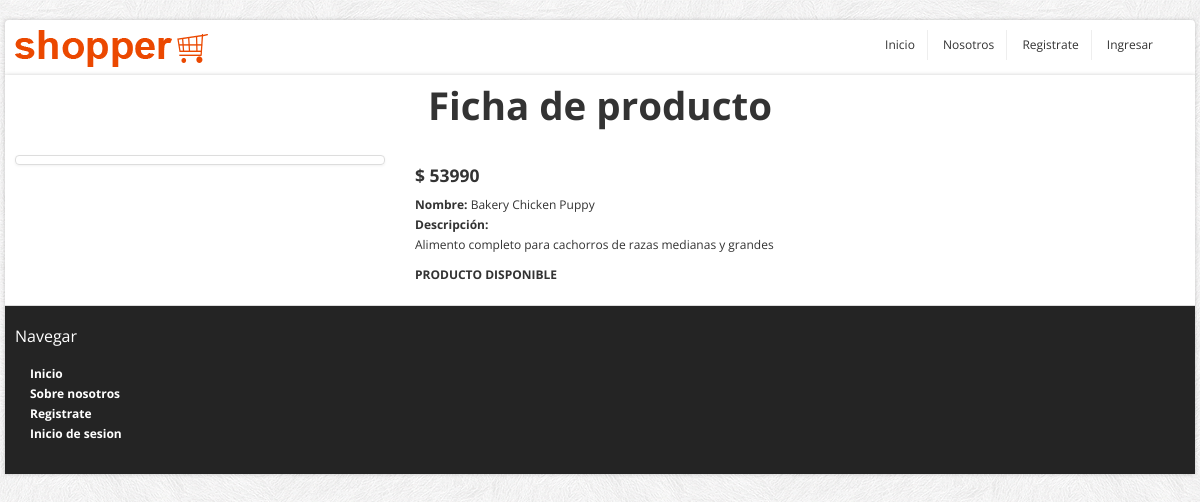
Screenshot of /producto_ficha_anon/1 with the database file from the repository.
### core/models.py (models this page shows, shortened)
class Producto(models.Model):
    idProducto = models.IntegerField(primary_key=True, verbose_name="Id Producto")
    nomProducto = models.CharField(max_length=80, blank=False, null=False, verbose_name="Nombre Producto")
    descripcion = models.CharField(max_length=300, null=True, blank=True, verbose_name="Descripción")
    precio = models.IntegerField(verbose_name="Precio")
    porcDesctoSubscriptor = models.IntegerField(blank=False, null=False, default=0,verbose_name="Porcentaje Descuento Suscriptor")
    porcDesctoOferta = models.IntegerField(blank=False, null=False, default=0,verbose_name="Porcentaje Descuento Oferta")
    imagen = models.ImageField(upload_to="images/", default="sinfoto.jpg", null=False, blank=False, verbose_name="Imagen Producto")
    cantidad= models.IntegerField(blank=False, null=False, default=0,verbose_name="Cantidad")
    categoria = models.ForeignKey(Categoria, on_delete=models.DO_NOTHING)

### core/views.py (the view)
# urls.py: path('producto_ficha_anon/<id>', producto_ficha, name="producto_ficha"),
def producto_ficha(request, id):
    producto = Producto.objects.get(idProducto=id)
    data = {"producto":  producto}
    return render(request, "core/ficha_producto_anon.html", data)

### core/templates/core/ficha_producto_anon.html (shortened to what this page needs)
{% load static %}
<!DOCTYPE html>
<html lang="en">
	<head>
		<link href="../../static/core/css/bootstrap/css/bootstrap.min.css" rel="stylesheet">
		<link href="../../static/core/css/bootstrap/css/bootstrap-responsive.min.css" rel="stylesheet">
		<link href="../../static/core/css/themes/css/bootstrappage.css" rel="stylesheet"/>
		<link href="../../static/core/css/themes/css/flexslider.css" rel="stylesheet"/>
		<link href="../../static/core/css/themes/css/main.css" rel="stylesheet"/>
	</head>
    <body>
		<div id="top-bar" class="container">
			<div class="row container-fluid">
					<ul class="user-menu">
						<div class="pull-left">
							<a href="index.html" class="logo pull-left"><img src="../../static/core/css/themes/images/logo.png" class="site_logo" alt=""></a>
						</div>
						<div class="pull-right">
							<li><a href="{% url 'home' %}">Inicio</a></li>
							<li><a href="{% url 'sobre_nosotros' %}">Nosotros</a></li>
							{% if user.is_authenticated %}
							<li><a href="{% url 'mis_datos' user.id %}">Mis Compras</a></li>
							<li><a href="{% url 'cerrar_sesion' %}">Cerrar Sesión</a></li>
							<li>{{ user.first_name}}</li>
							{% else %}
							<li><a href="{% url 'registrar_usuario' %}">Registrate</a></li>
							<li><a href="{% url 'iniciar_sesion' %}">Ingresar</a></li>
							{% endif %}
						</div>
					</ul>
			</div>
		</div>
		<div id="wrapper" class="container">
			<center><h1>Ficha de producto</h1></center>
			<br>
			<section class="main-content">
				<div class="row">
					<div class="span9">
						<div class="row">
							<div class="span4">
								<a class="thumbnail" data-fancybox-group="group1" title="Description 1"><img alt="" src="/media/{{ producto.imagen }}"></a>
							</div>
							<div class="span5">
								<address>
									<h4><strong>$ {{ producto.precio}}</strong></h4>
									<strong>Nombre:</strong> <span>{{ producto.nomProducto}}</span><br>
									<strong>Descripción:</strong><br>
									<p>{{ producto.descripcion}}</p>
									<strong>PRODUCTO DISPONIBLE</span><br>
								</address>
							</div>
						</div>
					</div>
				</div>
			</section>
			<section id="footer-bar">
				<div class="row">
					<div class="span3 abajo">
						<h4>Navegar</h4>
						<ul class="nav">
							<li><a href="index.html">Inicio</a></li>
							<li><a href="sobre_nosotros.html">Sobre nosotros</a></li>
							<li><a href="registro.html">Registrate</a></li>
							<li><a href="login.html">Inicio de sesion</a></li>
						</ul>
					</div>
				</div>
			</section>
		</div>
    </body>
</html>

### core/static/core/css/themes/css/main.css (style rules this page uses)
body { font-size: 12px; font-family: 'Open Sans', arial, tahoma, sans-serif; background:url(../images/bg.png) repeat 0 0 fixed; }
ul li a,a { color:#333; outline:0; -webkit-transition: all 0.2s linear; -moz-transition: all 0.2s linear; -o-transition: all 0.2s linear; -ms-transition: all 0.2s linear; transition: all 0.2s linear; }
a { color:#eb4800; }
#wrapper,#top-bar { background: #fff; margin: 20px auto 20px auto; box-shadow: 0px 0px 4px 0px rgba(0, 0, 0, 0.2); -moz-box-shadow: 0px 0px 4px 0px rgba(0, 0, 0, 0.2); -webkit-box-shadow: 0px 0px 4px 0px rgba(0, 0, 0, 0.2); padding:0px 10px; }
section.homepage-slider, section.navbar, section.google_map, section#footer-bar, section#copyright { margin-left: -10px; margin-right: -10px; }
#top-bar { background-color:#fff; padding:10px; margin: 20px auto -22px auto; -webkit-border-radius: 4px; -moz-border-radius: 4px; border-radius: 4px; }
#top-bar .user-menu { margin-left: 10px; padding: 0; list-style: none; }
#top-bar .user-menu li { display: inline-block; *display: inline; zoom: 1; border-right: 1px solid #eee; padding: 5px 12px; }
#top-bar .user-menu li:last-child { border-right:0; }
section#footer-bar, section#copyright { padding:10px 10px; }
section#footer-bar { margin-top:20px; padding-top:10px; background-color:#242424; border-top:1px solid #ddd; color:#777; }
section#footer-bar a { text-indent:15px; color:#fff; }
section#footer-bar .nav a { background: url(../images/trigger_right.png) no-repeat 5px 7px; }
section#footer-bar h4 { padding: 0; font-size: 16px; color: #fff; font-weight:normal; margin: 10px 0 18px; }
address { margin: auto; }

### rows the page displays
Producto: precio "53990", nomProducto "Bakery Chicken Puppy", descripcion "Alimento completo para cachorros de razas medianas y grandes"
